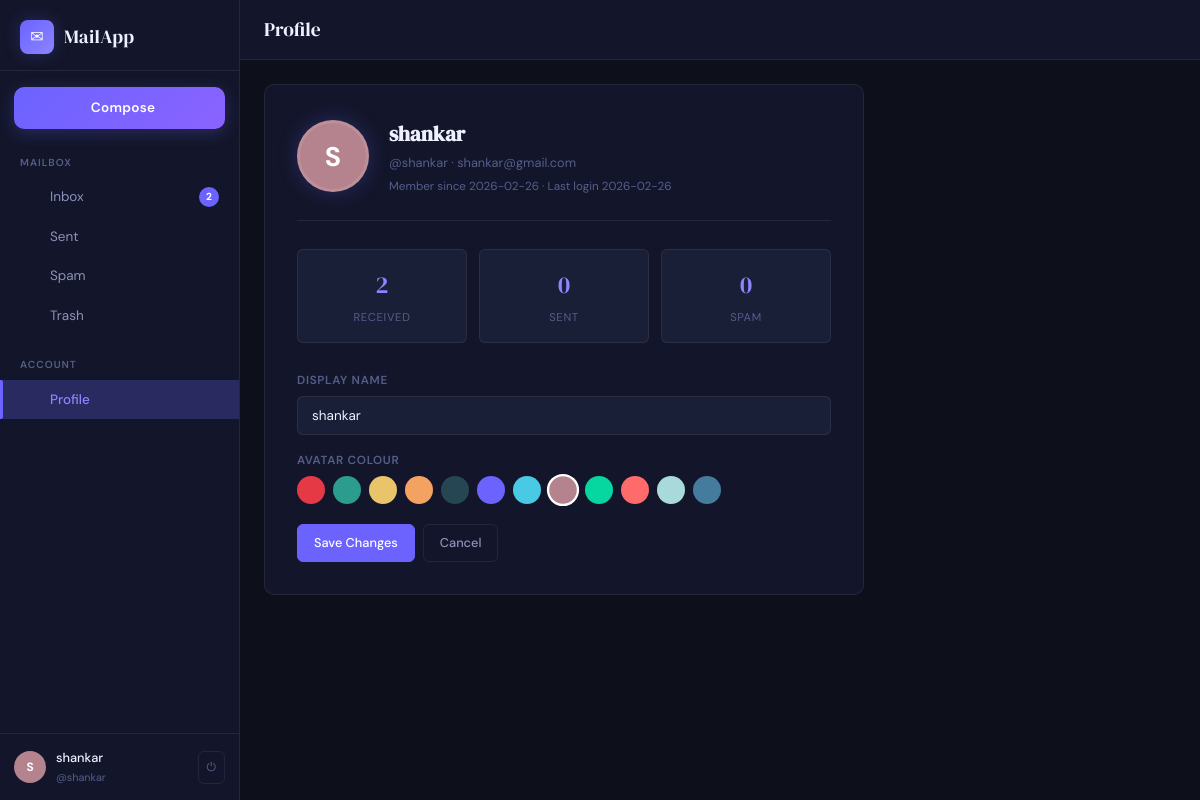
Screenshot of /profile (signed in) with the database file from the repository.
### tables this page shows
CREATE TABLE users (
    id            INTEGER PRIMARY KEY AUTOINCREMENT,
    username      TEXT    NOT NULL UNIQUE COLLATE NOCASE,
    email         TEXT    NOT NULL UNIQUE COLLATE NOCASE,
    password_hash TEXT    NOT NULL,
    display_name  TEXT,
    avatar_color  TEXT    DEFAULT '#6c63ff',
    created_at    DATETIME DEFAULT CURRENT_TIMESTAMP,
    last_login    DATETIME
);

### routes/mail.py (the view, shortened to what this page needs)
@mail_bp.route("/profile", methods=["GET", "POST"])
@login_required
def profile():
    db      = get_db()
    user_id = session["user_id"]
    user    = db.execute("SELECT * FROM users WHERE id=?", (user_id,)).fetchone()
    stats = db.execute(
        """SELECT
             SUM(CASE WHEN folder='inbox' AND recipient_id=? THEN 1 ELSE 0 END) AS inbox_count,
             SUM(CASE WHEN folder='sent'  AND sender_id=?    THEN 1 ELSE 0 END) AS sent_count,
             SUM(CASE WHEN folder='spam'  AND recipient_id=? THEN 1 ELSE 0 END) AS spam_count
           FROM messages WHERE deleted_at IS NULL""",
        (user_id, user_id, user_id)
    ).fetchone()
    return render_template("profile.html",
                           user=user, stats=stats,
                           folder_counts=_folder_counts(user_id))

### database.py (called while the page is built)
def get_db():
    if "db" not in g:
        db_path = current_app.config["DATABASE_URI"].replace("sqlite:///", "")
        g.db = sqlite3.connect(db_path, detect_types=sqlite3.PARSE_DECLTYPES)
        g.db.row_factory = sqlite3.Row          # access columns by name
        g.db.execute("PRAGMA foreign_keys = ON") # enforce FK constraints
    return g.db

### routes/mail.py (called while the page is built)
def login_required(f):
    @wraps(f)
    def decorated(*args, **kwargs):
        if "user_id" not in session:
            flash("Please log in to continue.", "info")
            return redirect(url_for("auth.login"))
        return f(*args, **kwargs)
    return decorated

def _folder_counts(user_id):
    db = get_db()
    rows = db.execute(
        """SELECT folder, COUNT(*) as cnt
           FROM messages
           WHERE recipient_id=? AND is_read=0 AND deleted_at IS NULL
             AND folder IN ('inbox','spam')
           GROUP BY folder""",
        (user_id,)
    ).fetchall()
    counts = {"inbox": 0, "sent": 0, "spam": 0, "trash": 0}
    for r in rows:
        counts[r["folder"]] = r["cnt"]
    return counts

### templates/profile.html (shortened to what this page needs)
{% extends "base.html" %}
{% set active_folder = 'profile' %}
{% block topbar_title %}Profile{% endblock %}
{% block content %}
<div class="profile-card">
  <div class="profile-header">
    <div class="profile-avatar" id="avatarPreview"
         style="background:{{ user.avatar_color or '#6c63ff' }}">
      {{ (user.display_name or user.username or '?')[0].upper() }}
    </div>
    <div class="profile-info">
      <h2>{{ user.display_name or user.username }}</h2>
      <p>@{{ user.username }} · {{ user.email }}</p>
      <p style="margin-top:4px;font-size:.78rem;color:var(--text-muted)">
        Member since {{ user.created_at[:10] if user.created_at else 'N/A' }}
        {% if user.last_login %} · Last login {{ user.last_login[:10] }}{% endif %}
      </p>
    </div>
  </div>
  <div class="stats-grid">
    <div class="stat-card">
      <div class="stat-num">{{ stats.inbox_count or 0 }}</div>
      <div class="stat-label">Received</div>
    </div>
    <div class="stat-card">
      <div class="stat-num">{{ stats.sent_count or 0 }}</div>
      <div class="stat-label">Sent</div>
    </div>
    <div class="stat-card">
      <div class="stat-num">{{ stats.spam_count or 0 }}</div>
      <div class="stat-label">Spam</div>
    </div>
  </div>
  <form method="POST" action="{{ url_for('mail.profile') }}">
    <div class="form-row" style="margin-bottom:16px">
      <label for="displayName">Display Name</label>
      <input id="displayName" class="form-control" type="text" name="display_name"
             value="{{ user.display_name or '' }}" placeholder="{{ user.username }}" />
    </div>
    <div class="form-row" style="margin-bottom:20px">
      <label>Avatar Colour</label>
      <div class="color-swatches">
        {% for color in ['#e63946','#2a9d8f','#e9c46a','#f4a261','#264653','#6c63ff','#48cae4','#b5838d','#06d6a0','#ff6b6b','#a8dadc','#457b9d'] %}
          <div class="color-swatch {% if user.avatar_color == color %}selected{% endif %}"
               style="background:{{ color }}" data-color="{{ color }}"
               title="{{ color }}"></div>
        {% endfor %}
      </div>
    </div>
    <div class="d-flex gap-8">
      <button type="submit" class="btn btn-primary">Save Changes</button>
      <a href="{{ url_for('mail.inbox') }}" class="btn btn-ghost">Cancel</a>
    </div>
  </form>
</div>
{% endblock %}

### static/css/style.css (style rules this page uses)
:root { --bg-base: #0d0f1a; --bg-surface: #13162a; --bg-elevated: #1a1f38; --bg-hover: #20264a; --border: rgba(255,255,255,0.07); --border-accent: rgba(108,99,255,0.4); --text-primary: #eef0ff; --text-secondary: #8b91b8; --text-muted: #555e8a; --accent: #6c63ff; --accent-bright: #8b85ff; --accent-glow: rgba(108,99,255,0.25); --danger: #ff4d6d; --warning: #f0a500; --success: #2dd4bf; --info: #60a5fa; --radius: 10px; --radius-sm: 6px; --shadow: 0 4px 24px rgba(0,0,0,0.4); --shadow-lg: 0 8px 40px rgba(0,0,0,0.6); --sidebar-width: 240px; --topbar-height: 60px; --font-display: 'DM Serif Display', Georgia, serif; --font-body: 'DM Sans', system-ui, sans-serif; --transition: all .18s cubic-bezier(.4,0,.2,1); }
*, *::before, *::after { box-sizing: border-box; margin: 0; padding: 0; }
html { font-size: 15px; }
body { font-family: var(--font-body); background: var(--bg-base); color: var(--text-primary); min-height: 100vh; line-height: 1.6; -webkit-font-smoothing: antialiased; }
a { color: var(--accent-bright); text-decoration: none; }
input, textarea, select, button { font-family: inherit; }
.form-row { display: flex; flex-direction: column; gap: 6px; }
label { font-size: .78rem; font-weight: 600; letter-spacing: .06em; text-transform: uppercase; color: var(--text-muted); }
.form-control { width: 100%; background: var(--bg-elevated); border: 1px solid var(--border); border-radius: var(--radius-sm); color: var(--text-primary); padding: 10px 14px; font-size: .9rem; transition: var(--transition); outline: none; }
.form-control::placeholder { color: var(--text-muted); }
.btn { display: inline-flex; align-items: center; gap: 6px; padding: 8px 16px; border-radius: var(--radius-sm); font-size: .85rem; font-weight: 500; cursor: pointer; transition: var(--transition); border: 1px solid transparent; text-decoration: none; white-space: nowrap; }
.btn-primary { background: var(--accent); color: #fff; border-color: var(--accent); }
.btn-ghost { background: none; color: var(--text-secondary); border-color: var(--border); }
.profile-card { background: var(--bg-surface); border: 1px solid var(--border); border-radius: var(--radius); padding: 32px; max-width: 600px; }
.profile-header { display: flex; align-items: center; gap: 20px; margin-bottom: 28px; padding-bottom: 24px; border-bottom: 1px solid var(--border); }
.profile-avatar { width: 72px; height: 72px; border-radius: 50%; display: flex; align-items: center; justify-content: center; font-size: 1.8rem; font-weight: 700; color: #fff; flex-shrink: 0; border: 3px solid rgba(255,255,255,0.1); box-shadow: 0 0 20px var(--accent-glow); }
.profile-info h2 { font-family: var(--font-display); font-size: 1.4rem; }
.profile-info p { font-size: .85rem; color: var(--text-muted); margin-top: 2px; }
.stats-grid { display: grid; grid-template-columns: repeat(3, 1fr); gap: 12px; margin-bottom: 28px; }
.stat-card { background: var(--bg-elevated); border: 1px solid var(--border); border-radius: var(--radius-sm); padding: 16px; text-align: center; }
.stat-card .stat-num { font-family: var(--font-display); font-size: 1.6rem; color: var(--accent-bright); }
.stat-card .stat-label { font-size: .75rem; color: var(--text-muted); text-transform: uppercase; letter-spacing: .06em; margin-top: 4px; }
.color-swatches { display: flex; gap: 8px; flex-wrap: wrap; }
.color-swatch { width: 28px; height: 28px; border-radius: 50%; cursor: pointer; border: 2px solid transparent; transition: var(--transition); }
.color-swatch:hover, .color-swatch.selected { border-color: #fff; transform: scale(1.15); }
.d-flex { display: flex; }
.gap-8 { gap: 8px; }

### rows the page displays
users: display_name "S", display_name "shankar", username "shankar", email "shankar@gmail.com", created_at "2026-02-26", last_login "2026-02-26", avatar_color "#b5838d" (drawn)

### other values shown
{{ folder_counts.inbox }} "2"
{{ session.get('display_name') or session.get('username') }} "shankar"
{{ session.get('username') }} "shankar"
{{ stats.inbox_count or 0 }} "2"
{{ stats.sent_count or 0 }} "0"
{{ stats.spam_count or 0 }} "0"
